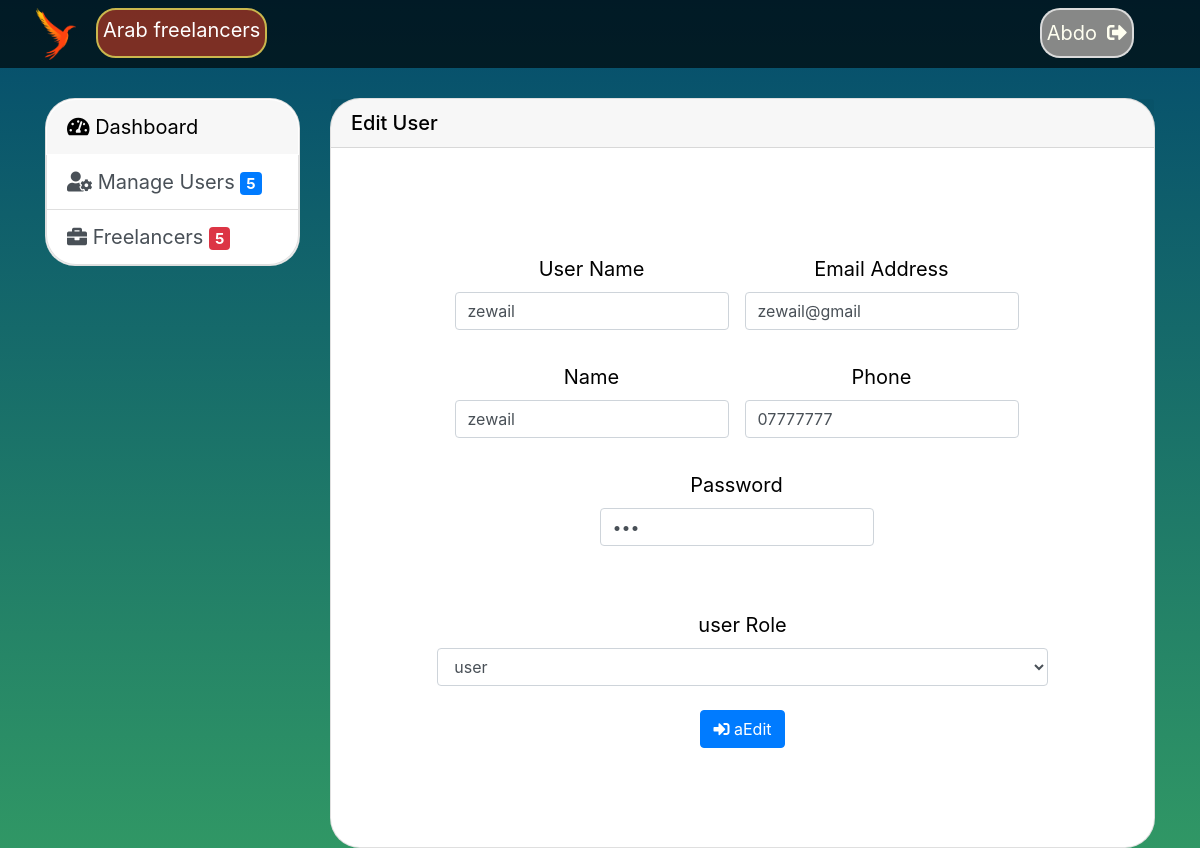
The page /admin/dashboard.php?page=edit&id=18 (signed in) on the database its author committed.
### tables this page shows
CREATE TABLE `create_users` (
  `id` int(11) NOT NULL,
  `username` varchar(50) DEFAULT NULL,
  `email` varchar(50) DEFAULT NULL,
  `name` varchar(50) DEFAULT NULL,
  `phone` varchar(20) DEFAULT NULL,
  `pass` varchar(100) DEFAULT NULL,
  `role` int(11) DEFAULT NULL
);

### admin/edit.php (the view, shortened to what this page needs)
<?php
    if(isset($_GET['id'])){
        $id = $_GET['id'];
        $getUser = "SELECT * FROM create_users  WHERE  id='$id' ";
        $result = mysqli_query($connection,$getUser);
        $row = $result->fetch_assoc();
?>
<form  method="post"  class="formcenter text-center">
    <div class="form-check form-check-inline">
        <div class="form-group">
            <label >User Name</label>
            <input type="text" name="username" id="username" class="form-control" value ="<?= $row['username'] ?>" >
        </div>
        <div class="form-group">
            <label for="exampleInputEmail1">Email Address</label>
            <input type="email" name="email" class="form-control" value ="<?= $row['email'] ?>"  >
        </div>
    </div>
    <div class="form-check form-check-inline">
        <div class="form-group">
        <label > Name</label>
        <input type="text" name="name" id="name" class="form-control" value ="<?= $row['name'] ?>" >
        </div>
        <div class="form-group">
        <label > Phone </label>
        <input type="tel" name="phone" class="form-control"  aria-describedby="emailHelp"  value ="<?= $row['phone'] ?>">
        </div>
    </div>
    <div class="form-check form-check-inline">
            <div class="form-group">
            <label for="exampleInputPassword1">Password</label>
            <input type="password" name="password" class="form-control" id= "password"  value ="<?= $row['pass'] ?>">
            </div>
    </div>
    <div class="form-group check-password">
    </div>
        <div class="form-group">
            <label>user Role</label>
            <select class="form-control" name="role"  >
            <?php
                if ($row['role'] == '0') {
                    echo " <option>super admin</option>";
                    }else if($users['role'] == 1 ){
                    echo " <option> admin</option>";
                    }else{
                        echo " <option>user </option>";
                    }
                ?>
            </select>
        </div>
    <button id ="fullwidth" type="submit" name="submit" class="btn btn-primary  " > <i class="fas fa-sign-in-alt"></i> aEdit</button>
</form>
<?php
}
?>

### admin/css/app.css (style rules this page uses)
* { margin: 0; padding: 0; }
body { margin: 0; padding: 0; height: 100%; background: rgb(9, 226, 136); background: linear-gradient(0deg, rgb(48, 151, 101) 0%, rgb(4, 76, 109) 100%); background-repeat: no-repeat; background-attachment: fixed; background-position: center; font-size: 20px; }
.formcenter { padding: 10%; }
.form-group { padding: 8px; }
.check-password { color: red; font: bold; }

### rows shown on the page
create_users: username "zewail", email "zewail@gmail", name "zewail", phone "07777777", role "user"

### other values the page prints
$_SESSION['name'] "Abdo"
getTotals('create_users') "5"
getTotals('freelancers') "5"
